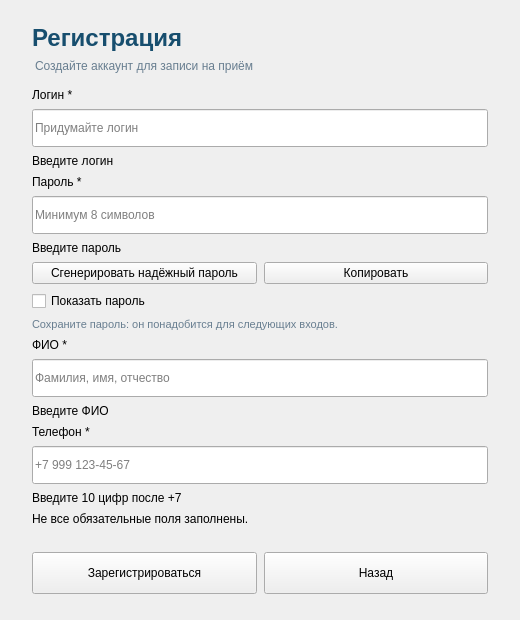
<?xml version="1.0" encoding="UTF-8"?>
<ui version="4.0">
 <class>Form</class>
 <widget class="QWidget" name="Form">
  <property name="geometry"><rect><x>0</x><y>0</y><width>520</width><height>620</height></rect></property>
  <property name="minimumSize"><size><width>480</width><height>580</height></size></property>
  <property name="windowTitle"><string>Поликлиника · Регистрация</string></property>
  <layout class="QVBoxLayout" name="root">
   <property name="leftMargin"><number>32</number></property>
   <property name="topMargin"><number>24</number></property>
   <property name="rightMargin"><number>32</number></property>
   <property name="bottomMargin"><number>26</number></property>
   <property name="spacing"><number>7</number></property>
   <item><widget class="QLabel" name="title"><property name="text"><string>Регистрация</string></property><property name="styleSheet"><string>font-size: 24px; font-weight: 700; color: #174E6E;</string></property></widget></item>
   <item><widget class="QLabel" name="intro"><property name="text"><string>Создайте аккаунт для записи на приём</string></property><property name="wordWrap"><bool>true</bool></property><property name="styleSheet"><string>color: #687E90; padding-bottom: 8px;</string></property></widget></item>
   <item><widget class="QLabel" name="login_caption"><property name="text"><string>Логин *</string></property></widget></item>
   <item><widget class="QLineEdit" name="login"><property name="placeholderText"><string>Придумайте логин</string></property><property name="minimumSize"><size><width>0</width><height>38</height></size></property></widget></item>
   <item><widget class="QLabel" name="login_error"><property name="text"><string>Введите логин</string></property><property name="visible"><bool>false</bool></property><property name="wordWrap"><bool>true</bool></property></widget></item>
   <item><widget class="QLabel" name="password_caption"><property name="text"><string>Пароль *</string></property></widget></item>
   <item><widget class="QLineEdit" name="password"><property name="placeholderText"><string>Минимум 8 символов</string></property><property name="minimumSize"><size><width>0</width><height>38</height></size></property></widget></item>
   <item><widget class="QLabel" name="password_error"><property name="text"><string>Введите пароль</string></property><property name="visible"><bool>false</bool></property><property name="wordWrap"><bool>true</bool></property></widget></item>
   <item><layout class="QHBoxLayout" name="password_actions">
    <item><widget class="QPushButton" name="generatePassword"><property name="text"><string>Сгенерировать надёжный пароль</string></property></widget></item>
    <item><widget class="QPushButton" name="copyPassword"><property name="text"><string>Копировать</string></property></widget></item>
   </layout></item>
   <item><widget class="QCheckBox" name="showPassword"><property name="text"><string>Показать пароль</string></property></widget></item>
   <item><widget class="QLabel" name="password_hint"><property name="text"><string>Сохраните пароль: он понадобится для следующих входов.</string></property><property name="wordWrap"><bool>true</bool></property><property name="styleSheet"><string>color: #687E90; font-size: 11px;</string></property></widget></item>
   <item><widget class="QLabel" name="name_caption"><property name="text"><string>ФИО *</string></property></widget></item>
   <item><widget class="QLineEdit" name="name"><property name="placeholderText"><string>Фамилия, имя, отчество</string></property><property name="minimumSize"><size><width>0</width><height>38</height></size></property></widget></item>
   <item><widget class="QLabel" name="name_error"><property name="text"><string>Введите ФИО</string></property><property name="visible"><bool>false</bool></property><property name="wordWrap"><bool>true</bool></property></widget></item>
   <item><widget class="QLabel" name="phone_caption"><property name="text"><string>Телефон *</string></property></widget></item>
   <item><widget class="QLineEdit" name="phone"><property name="placeholderText"><string>+7 999 123-45-67</string></property><property name="minimumSize"><size><width>0</width><height>38</height></size></property></widget></item>
   <item><widget class="QLabel" name="phone_error"><property name="text"><string>Введите 10 цифр после +7</string></property><property name="visible"><bool>false</bool></property><property name="wordWrap"><bool>true</bool></property></widget></item>
   <item><widget class="QLabel" name="form_error"><property name="text"><string>Не все обязательные поля заполнены.</string></property><property name="visible"><bool>false</bool></property><property name="wordWrap"><bool>true</bool></property></widget></item>
   <item><spacer name="verticalSpacer"><property name="orientation"><enum>Qt::Vertical</enum></property><property name="sizeHint" stdset="0"><size><width>20</width><height>7</height></size></property></spacer></item>
   <item><layout class="QHBoxLayout" name="actions_layout">
    <item><widget class="QPushButton" name="save"><property name="text"><string>Зарегистрироваться</string></property><property name="minimumSize"><size><width>0</width><height>42</height></size></property></widget></item>
    <item><widget class="QPushButton" name="back"><property name="text"><string>Назад</string></property><property name="minimumSize"><size><width>0</width><height>42</height></size></property></widget></item>
   </layout></item>
  </layout>
 </widget>
 <resources/>
 <connections/>
</ui>
